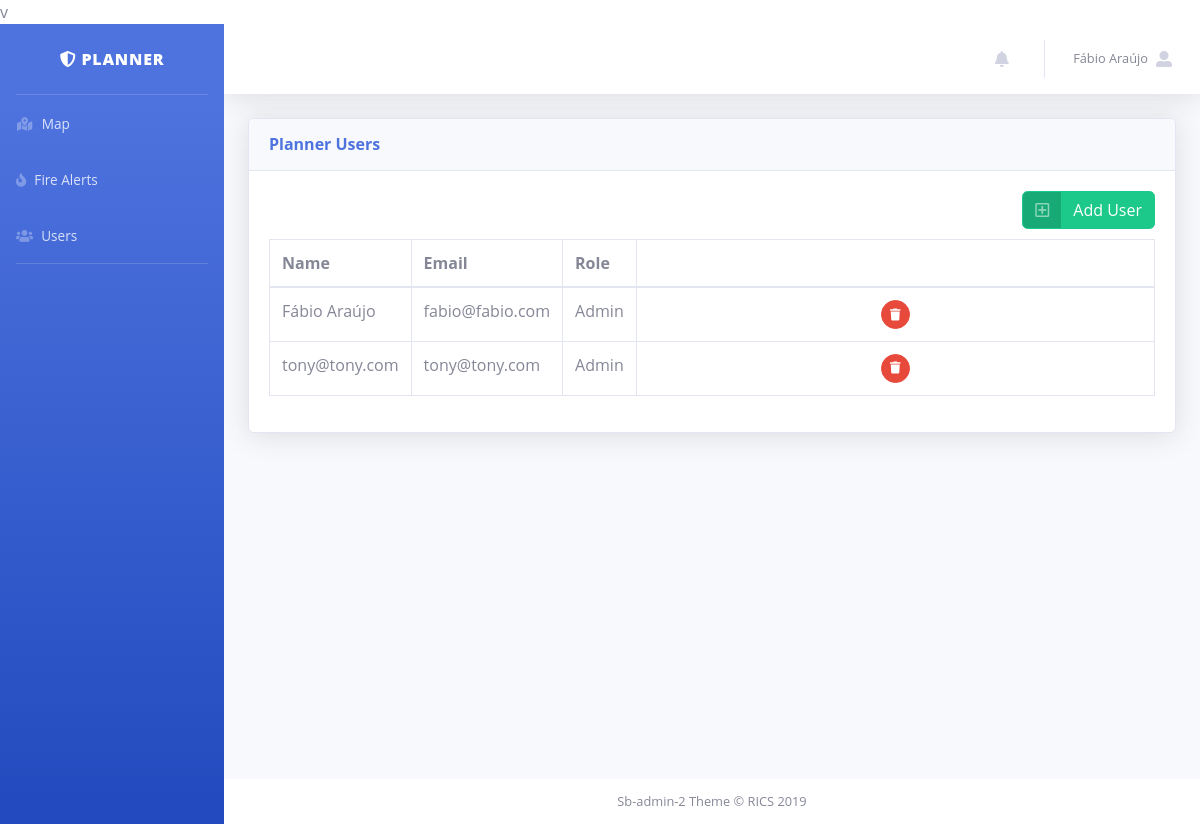
/?u (signed in), run on the app's committed database.
### tables this page shows
CREATE TABLE `users` (
                         `user_id` int(11) NOT NULL,
                         `email` varchar(255) NOT NULL,
                         `name` varchar(255) NOT NULL,
                         `password` varchar(255) NOT NULL,
                         `role` int(11) NOT NULL
);

CREATE TABLE `user_roles` (
                              `role_id` int(11) NOT NULL,
                              `role_name` varchar(255) NOT NULL
);

### templates/users.php (the view, shortened to what this page needs)
<div class="card shadow mb-4">
    <div class="card-header py-3">
        <h6 class="m-0 font-weight-bold text-primary">Planner Users</h6>
    </div>
    <div class="card-body">
        <div class="table-responsive">
            <div id="dataTable_wrapper" class="dataTables_wrapper dt-bootstrap4">
                <div class="row">
                    <div class="col-sm-12">
                        <div id="registerUserButton" class="btn btn-success btn-icon-split float-right" style="margin-bottom:10px; cursor:pointer;">
                    <span class="icon text-white-50" style="display: flex;align-items: center;justify-content: center;">
                      <i class="far fa-plus-square"></i>
                    </span>
                            <span class="text">Add User</span>
                        </div>
                        <table class="table table-bordered dataTable" id="dataTable" width="100%" cellspacing="0"
                               role="grid" aria-describedby="dataTable_info" style="width: 100%; margin-top: 10px">
                            <thead>
                            <tr role="row">
                                <th class="sorting_asc" tabindex="0" aria-controls="dataTable" rowspan="1" colspan="1"
                                    aria-sort="ascending" aria-label="Name: activate to sort column descending"
                                    style="width: 57px;">Name
                                </th>
                                <th class="sorting" tabindex="0" aria-controls="dataTable" rowspan="1" colspan="1"
                                    aria-label="Position: activate to sort column ascending" style="width: 62px;">
                                    Email
                                </th>
                                <th class="sorting" tabindex="0" aria-controls="dataTable" rowspan="1" colspan="1"
                                    aria-label="Office: activate to sort column ascending" style="width: 50px;">Role
                                </th>
                                <th class="sorting" tabindex="0" aria-controls="dataTable" rowspan="1" colspan="1"
                                </th>
                            </tr>
                            </thead>
                            <tbody>
                            <?php
                                foreach ($conn->query("select name, email, role_name from users INNER JOIN user_roles where users.role=user_roles.role_id") as $row){
                            ?>
                            <tr role="row" class="odd">
                                <td class="sorting_1"><?php echo $row['name']; ?></td>
                                <td><?php echo $row['email']; ?></td>
                                <td><?php echo $row['role_name']; ?></td>
                                <td align="center">
                                    <div href="#" class="btn btn-danger btn-circle btn-sm deleteUserButton" onclick="deleteUserFunction('<?php echo $row['email'];?>');" style="cursor:pointer;">
                                        <i class="fas fa-trash"></i>
                                    </div>
                                </td>
                            </tr>
                            <?php
                            }
                            ?>
                            </tbody>
                        </table>
                    </div>
                </div>
            </div>
        </div>
    </div>
</div>

### templates/dashboard.php (shortened to what this page needs)
<body id="page-top">
  <div id="wrapper" style="height:100vh;">
    <ul class="navbar-nav bg-gradient-primary sidebar sidebar-dark accordion" id="accordionSidebar">
      <a class="sidebar-brand d-flex align-items-center justify-content-center" href="#">
        <div class="sidebar-brand-text mx-3"> <i class="fas fa-shield-alt"></i> Planner</div>
      </a>
      <hr class="sidebar-divider my-0">
      <li class="nav-item">
        <a class="nav-link" href="/?">
            <i class="fas fa-fw fa-map-marked-alt"></i>
          <span>Map</span></a>
      </li>
        <li class="nav-item">
            <a class="nav-link" href="/?f">
                <i class="fas fa-fire"></i>
                <span>Fire Alerts</span></a>
        </li>
        <?php if($role==1){ ?>
        <li class="nav-item">
            <a class="nav-link" href="/?u">
                <i class="fas fa-users"></i>
                <span>Users</span></a>
        </li>
        <?php } ?>
      <hr class="sidebar-divider">
    </ul>
    <div id="content-wrapper" style="height:100%;" class="d-flex flex-column">
      <div id="content">
        <nav class="navbar navbar-expand navbar-light bg-white topbar mb-4 static-top shadow">
          <ul class="navbar-nav ml-auto">
              <li class="nav-item dropdown no-arrow mx-1" id="alerts_button">
                  <a class="nav-link dropdown-toggle" href="#" id="alertsDropdown" role="button" data-toggle="dropdown" aria-haspopup="true" aria-expanded="false">
                      <i class="fas fa-bell fa-fw"></i>
                  </a>
              </li>
            <li class="nav-item dropdown no-arrow">
              <a class="nav-link dropdown-toggle" href="#" id="userDropdown" role="button" data-toggle="dropdown" aria-haspopup="true" aria-expanded="false">
                <span class="mr-2 d-none d-lg-inline text-gray-600 small"><?php echo $login_name; ?></span>
                <i class="fas fa-user-alt"></i>
              </a>
            </li>
          </ul>
        </nav>
        <div class="container-fluid">
            <?php
            if (isset($_GET['u']) || isset($_POST['register_user']) || isset($_POST['delete_user'])) {
                include 'users.php';
            } elseif (isset($_GET['f']) || isset($_POST['confirm_fire'])) {
                include 'detections.php';
            } elseif ($_SERVER['REQUEST_URI'] == '/' || $_SERVER['REQUEST_URI'] == '/?') {
                include 'leafmap.php';
            }
            ?>
        </div>
      </div>
      <footer class="sticky-footer bg-white" style="padding: 1em 0 1em 0;">
        <div class="container my-auto">
          <div class="copyright text-center my-auto">
            <span>Sb-admin-2 Theme &copy; RICS 2019</span>
          </div>
        </div>
      </footer>
    </div>
  </div>
</body>
</html>

### public_html/leaflet-geosearch/style.css (style rules this page uses)
html, body { font-family: 'Open Sans', sans-serif; margin: 0; padding: 0; height: 100%; width: 100%; box-sizing: border-box; }
*, *:before, *:after { box-sizing: border-box; }

### data on the page
users: name "Fábio Araújo", email "fabio@fabio.com", user_roles.role_name "Admin"
users: name "tony@tony.com", email "tony@tony.com", user_roles.role_name "Admin"
